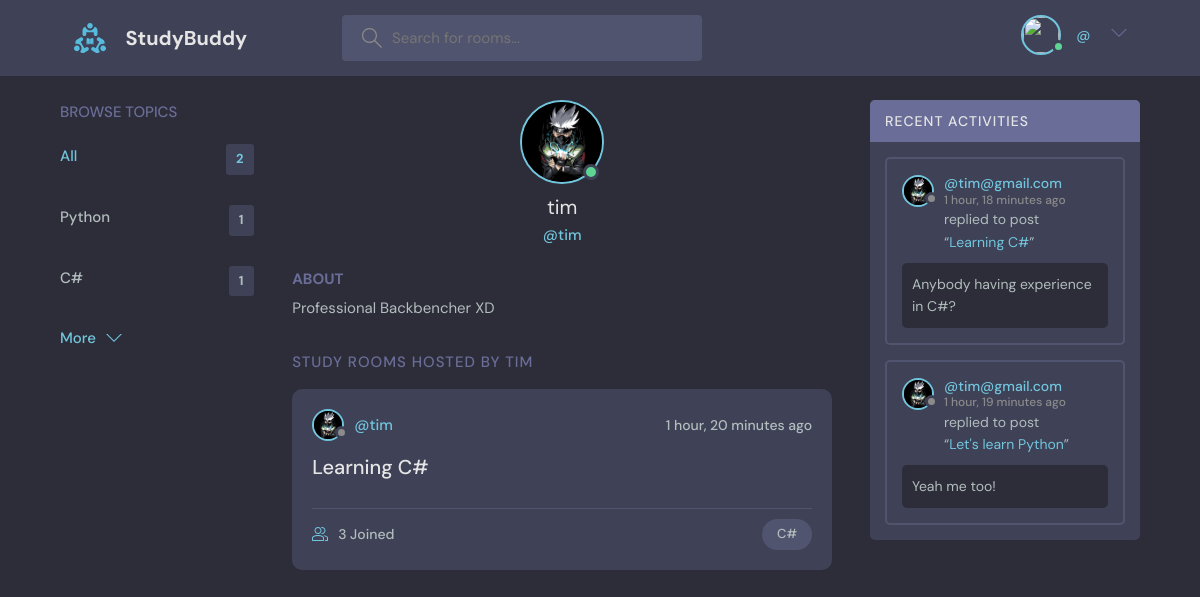
The app's page /profile/2/ with its own data.
### base/models.py (models this page shows, shortened)
class Topic(models.Model):
    name = models.CharField(max_length=200)

class User(AbstractUser):
    name = models.CharField(max_length=100,null=True)
    email = models.EmailField(unique=True, null=True)
    bio = models.TextField(null=True)
    avatar = models.ImageField(null=True, default="avatar.svg")
    USERNAME_FIELD = 'email'
    REQUIRED_FIELDS = []

class Room(models.Model):
    host=  models.ForeignKey(User, on_delete=models.SET_NULL, null = True)
    topic = models.ForeignKey(Topic, on_delete=models.SET_NULL, null = True)
    name = models.CharField(max_length=100)
    description = models.TextField(null=True, blank=True)
    participants = models.ManyToManyField(User, related_name='participants',blank=True)
    updated = models.DateTimeField(auto_now=True)
    created = models.DateTimeField(auto_now_add=True)
    class Meta:
        ordering = ['-updated', '-created']
    def __str__(self):
        return self.name

class Message(models.Model):
    user = models.ForeignKey(User, on_delete=models.CASCADE)
    room = models.ForeignKey(Room , on_delete=models.CASCADE)
    body = models.TextField(null=True, blank=True)
    updated = models.DateTimeField(auto_now=True)
    created = models.DateTimeField(auto_now_add=True)
    class Meta:
        ordering = ['-updated', '-created']

### base/views.py (the view)
# urls.py: path('profile/<str:pk>/', views.userProfile, name="profile"),
def userProfile(request,pk):
    user = User.objects.get(id=pk)
    rooms = user.room_set.all()
    room_messages = user.message_set.all()
    topics = Topic.objects.all()
    context = {'user': user, 'rooms': rooms,'room_messages':room_messages,'topics':topics}
    return render(request, 'base/profile.html', context)

### base/templates/base/profile.html (shortened to what this page needs)
{% extends 'main.html' %}
{% block content %}
  <main class="profile-page layout layout--3">
    <div class="container">
      {% include 'base/topics_component.html' %}
      <div class="roomList">
        <div class="profile">
          <div class="profile__avatar">
            <div class="avatar avatar--large active">
              <img src="{{user.avatar.url}}" />
            </div>
          </div>
          <div class="profile__info">
            <h3>{{user.username}}</h3>
            <p>@{{user.username}}</p>
          </div>
          <div class="profile__about">
            <h3>About</h3>
            <p>
              {{user.bio}}
            </p>
          </div>
        </div>
        <div class="roomList__header">
          <div>
            <h2>Study Rooms Hosted by {{user.username}}</a>
            </h2>
          </div>
        </div>
        {% include 'base/feed_component.html' %}
      </div>
      {% include 'base/activity_component.html' %}
    </div>
  </main>
{% endblock %}

### base/templates/base/topics_component.html
<div class="topics">
  <div class="topics__header">
      <h2>Browse Topics</h2>
  </div>
  <ul class="topics__list">
      <li>
          <a href="{% url 'home' %}" class="active">All <span>{{topics.count}}</span></a>
      </li>
      {% for topic in topics %}
      <li>
          <a href="{% url 'home' %}?q={{topic.name}}">{{topic.name}}<span>{{topic.room_set.all.count}}</span></a>
      </li>
      {% endfor %}
  </ul>
  <a class="btn btn--link" href="{% url 'topics' %}">
      More
      <svg version="1.1" xmlns="http://www.w3.org/2000/svg" width="32" height="32" viewBox="0 0 32 32">
          <title>chevron-down</title>
          <path d="M16 21l-13-13h-3l16 16 16-16h-3l-13 13z"></path>
      </svg>
  </a>
</div>

### base/templates/base/feed_component.html (shortened to what this page needs)
{% for room in rooms %}
<div class="roomListRoom">
    <div class="roomListRoom__header">
      <a href="{% url 'profile' room.host.id %}" class="roomListRoom__author">
        <div class="avatar avatar--small">
          <img src="{{room.host.avatar.url}}" />
        </div>
        <span>@{{room.host.username}}</span>
      </a>
      <div class="roomListRoom__actions">
        <span>{{room.created|timesince}} ago</span>
      </div>
    </div>
    <div class="roomListRoom__content">
      <a href="{% url 'room' room.id %}">{{room.name}}</a>
    </div>
    <div class="roomListRoom__meta">
      <a href="{% url 'room' room.id %}" class="roomListRoom__joined">
        {{room.participants.all.count}} Joined
      </a>
      <p class="roomListRoom__topic">{{room.topic.name}}</p>
    </div>
  </div>
  {% endfor %}

### base/templates/base/activity_component.html (shortened to what this page needs)
<div class="activities">
    <div class="activities__header">
      <h2>Recent Activities</h2>
    </div>
    {% for message in room_messages %}
    <div class="activities__box">
      <div class="activities__boxHeader roomListRoom__header">
        <a href="{% url 'profile' message.user.id %}" class="roomListRoom__author">
          <div class="avatar avatar--small">
            <img src="{{message.user.avatar.url}}" />
          </div>
          <p>
            @{{message.user}}
            <span>{{message.created|timesince}} ago</span>
          </p>
        </a>
      </div>
      <div class="activities__boxContent">
        <p>replied to post <br>“<a href="{% url 'room' message.room.id %}">{{message.room}}</a>”</p>
        <div class="activities__boxRoomContent">
            {{message.body}}
        </div>
      </div>
    </div>
    {% endfor %}
  </div>

### records on screen
Topic: name "Python", room_set.all.count "1"
Topic: name "C#", room_set.all.count "1"
User: avatar (picture), username "tim", bio "Professional Backbencher XD", username "TIM"
Room: host.avatar (picture), host.username "tim", created "1 hour, 20 minutes", name "Learning C#", participants.all.count "3", topic.name "C#"
Message: user.avatar (picture), user "tim@gmail.com", created "1 hour, 18 minutes", room "Learning C#", body "Anybody having experience in C#?"
Message: user.avatar (picture), user "tim@gmail.com", created "1 hour, 19 minutes", room "Let's learn Python", body "Yeah me too!"

### other values on screen
{{ topics.count }} "2"
